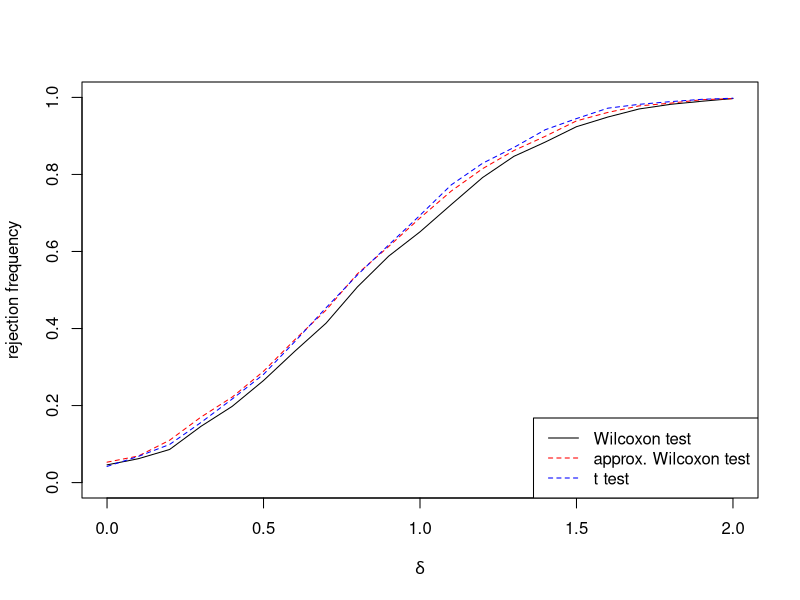
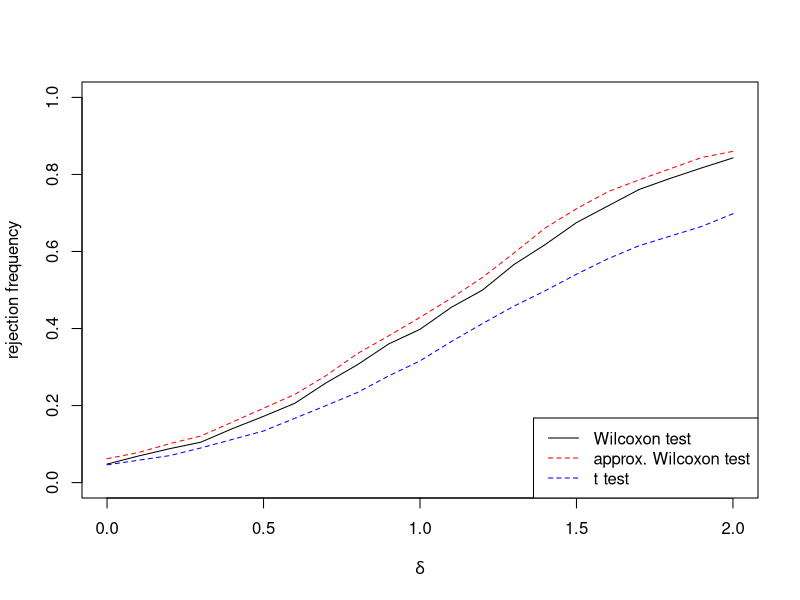
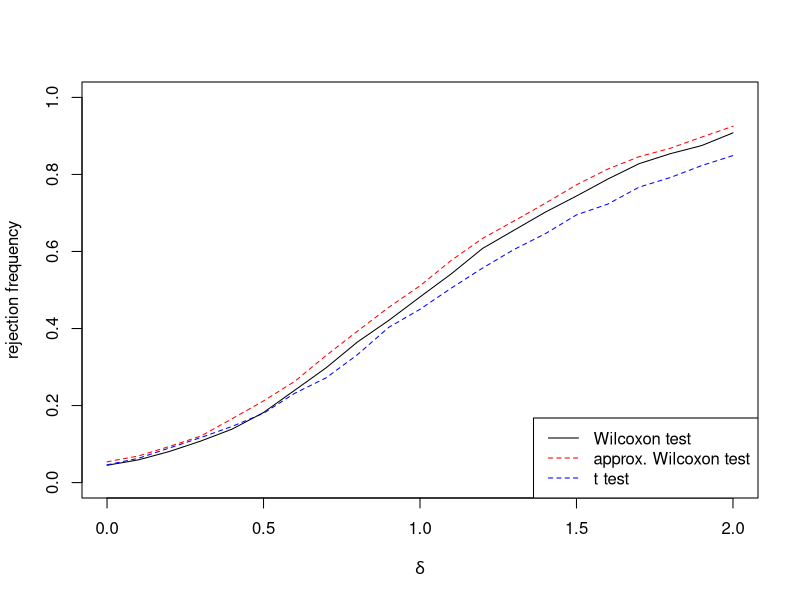
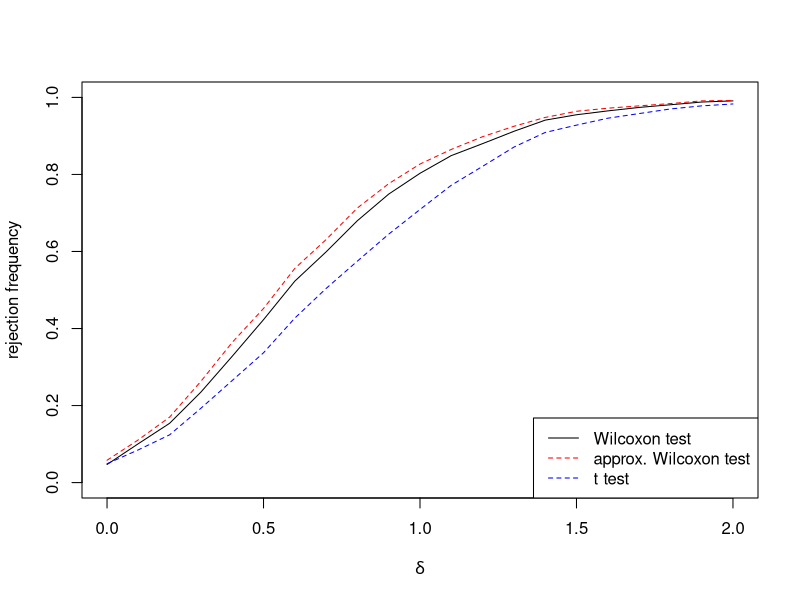

Generate these figures, in order, with R:
# Problem 14

qwilcox(p = 0.05, m = 10, n = 10) + (10 * (10 +1)) / 2
pwilcox(80:85 - 55, m = 10, n = 10)
# 82 is the critical value
# (see section 'Note' on the help page of wilcox.test)

createPlot = function(dist, reps = 1000) {
  if (dist == "norm") obs = replicate(reps, rnorm(n = 20))
  if (dist == "t2") obs = replicate(reps, rt(n = 20, df = 2))
  if (dist == "t3") obs = replicate(reps, rt(n = 20, df = 3))
  if (dist == "exp") obs = replicate(reps, rexp(n = 20))
  
  xbar = colMeans(obs[1:10, ])
  s2x = apply(X = obs[1:10, ], MAR = 2, FUN = var)
  ybar = colMeans(obs[11:20, ])
  s2y = apply(X = obs[11:20, ], MAR = 2, FUN = var)
  
  rejectionsW = numeric(21)
  rejectionsWapprox = numeric(21)
  rejectionsT = numeric(21)
  for (i in 1:21) {
    W_N = apply(X = obs, MAR = 2, function(z) sum(rank(z)[1:10]))
    rejectionsW[i] = mean(W_N <= 82)
    Wapprox = (W_N - 105) / sqrt(175)
    rejectionsWapprox[i] = mean(Wapprox <= qnorm(0.05))
    Te = sqrt(90) * (xbar - ybar) / sqrt(9 * s2x + 9 * s2y)
    rejectionsT[i] = mean(Te <= qt(0.05, df = 18))
    obs[11:20, ] = obs[11:20, ] + 0.1
    ybar = ybar + 0.1
  }
  plot(seq(0, 2, by = 0.1), rejectionsW, type = "l", ylim = c(0, 1), xlim = c(0, 2),
       xlab = expression(delta), ylab = "rejection frequency")
  points(seq(0, 2, by = 0.1), rejectionsWapprox, type = "l", lty = 2, col = "red")
  points(seq(0, 2, by = 0.1), rejectionsT, type = "l", lty = 2, col = "blue")
  legend("bottomright", lty = c(1, 2, 2), col = c("black", "red", "blue"),
         legend = c("Wilcoxon test", "approx. Wilcoxon test", "t test"))
  return(rbind(rejectionsW, rejectionsWapprox, rejectionsT))
}


createPlot("norm")
createPlot("t2")
createPlot("t3")
createPlot("exp")

